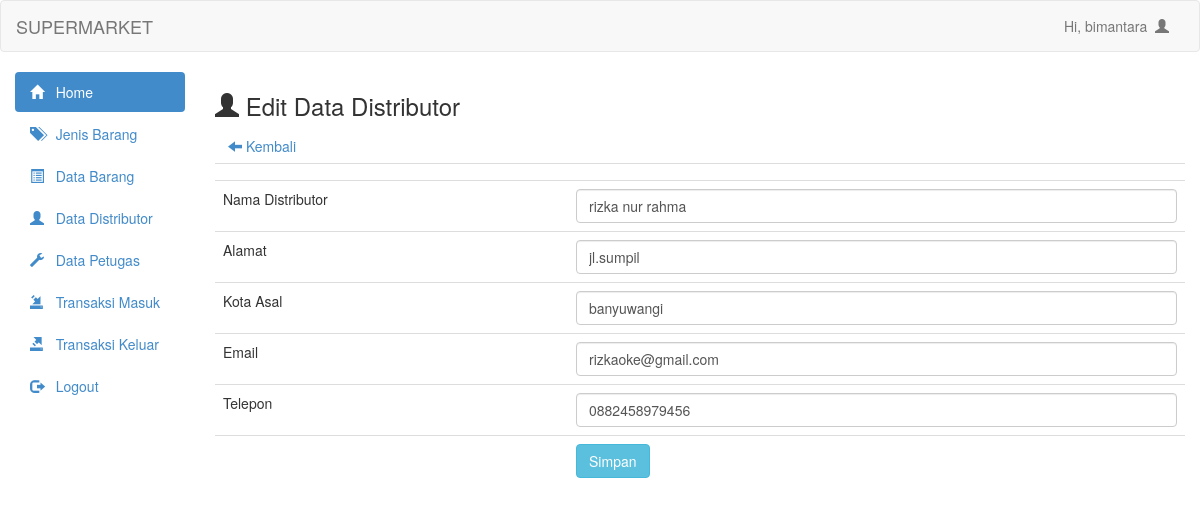
Page /admin/distributor_update.php?id_distributor=D002 (signed in) on the committed database.
### tables this page shows
CREATE TABLE `tbldistributor` (
  `id_distributor` varchar(10) NOT NULL,
  `nama_distributor` varchar(100) NOT NULL,
  `alamat` text NOT NULL,
  `kota_asal` varchar(100) NOT NULL,
  `email` varchar(100) NOT NULL,
  `telepon` varchar(15) NOT NULL
);

### admin/distributor_update.php (the view, shortened to what this page needs)
<?php
    include 'header.php';
    include 'config.php';
?>
<h3><span class="glyphicon glyphicon-user"></span> Edit Data Distributor</h3>
<a class="btn" href="barang_data.php"><span class="glyphicon glyphicon-arrow-left"></span> Kembali</a>
<?php
    $id_distributor = mysqli_real_escape_string($connect, $_GET['id_distributor']);
    $distributor = mysqli_query($connect, "select * from tbldistributor where id_distributor='$id_distributor'") or die(mysqli_connect_error());
    while ($data_barang = mysqli_fetch_array($distributor)) {
?>
<form action="distributor_update.php" method="post">
    <table class="table">
        <tr>
            <td></td>
            <td><input type="hidden" class="form-control" name="id_distributor" value="<?php echo $data_barang['id_distributor'] ?>"></td>
        </tr>
        <tr>
            <td>Nama Distributor</td>
            <td><input type="text" class="form-control" name="nama_distributor" value="<?php echo $data_barang['nama_distributor'] ?>"></td>
        </tr>
        <tr>
            <td>Alamat</td>
            <td><input type="text" class="form-control" name="alamat" value="<?php echo $data_barang['alamat'] ?>"></td>
        </tr>
        <tr>
            <td>Kota Asal</td>
            <td><input type="text" class="form-control" name="kota_asal" value="<?php echo $data_barang['kota_asal'] ?>"></td>
        </tr>
        <tr>
            <td>Email</td>
            <td><input type="text" class="form-control" name="email" value="<?php echo $data_barang['email'] ?>"></td>
        </tr>
        <tr>
            <td>Telepon</td>
            <td><input type="text" class="form-control" name="telepon" value="<?php echo $data_barang['telepon'] ?>"></td>
        </tr>
        <tr>
            <td></td>
            <td><input type="submit" class="btn btn-info" value="Simpan" name="update"></td>
        </tr>
    </table>
</form>
<?php
}
?>

### rows in the picture
tbldistributor: nama_distributor "rizka nur rahma", alamat "jl.sumpil", kota_asal "banyuwangi", email "rizkaoke@gmail.com", telepon "0882458979456"

### other values in the picture
$_SESSION['user'] "bimantara"
